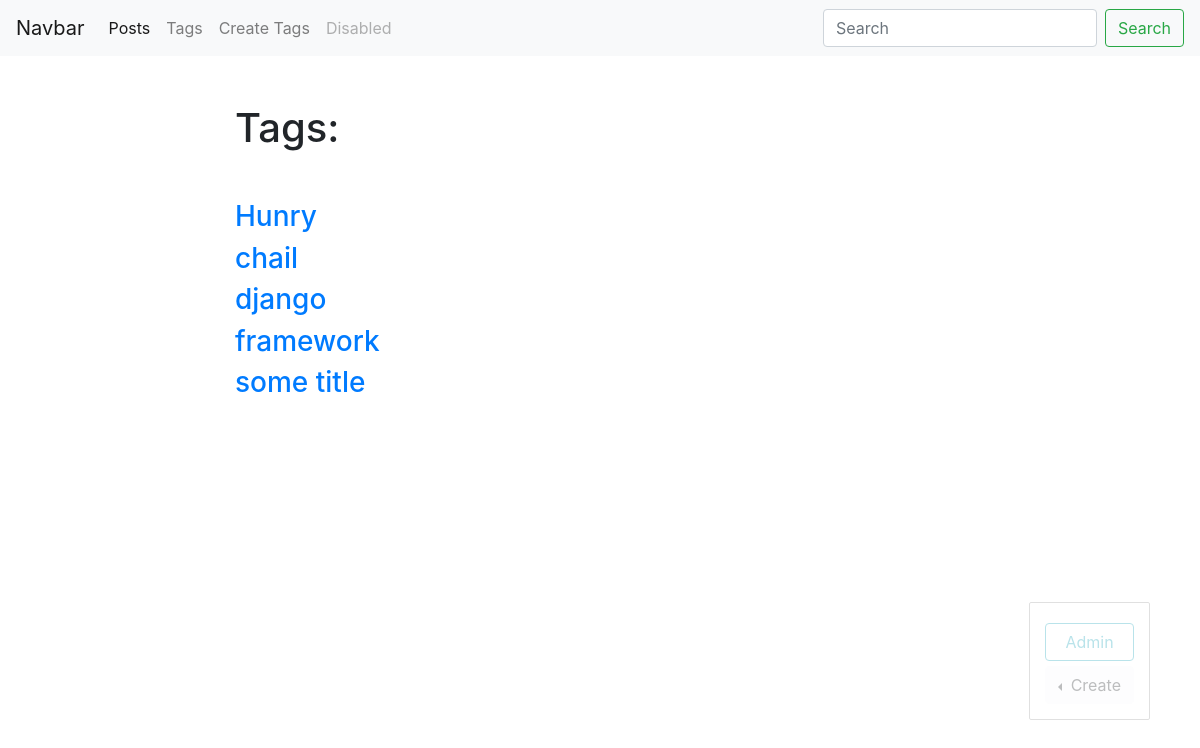
The app's page /blog/tags/ (signed in) with its own data.
### blog/models.py (models this page shows, shortened)
class Tag(models.Model):
	title = models.CharField(max_length = 50)
	slug = models.SlugField(max_length = 50, unique=True)
	def get_absolute_url(self):
		return reverse('tag_detail_url', kwargs={'slug': self.slug})
	class Meta:
		ordering = ['title']

### blog/views.py (the view)
# urls.py: path('tags/', tags_list, name = 'tags_list_url'),
def tags_list(request):
	tags = Tag.objects.all()
	return render(request, 'blog/tags_list.html', context = {'tags': tags})

### blog/templates/blog/tags_list.html (shortened to what this page needs)
{% extends 'blog/base_blog.html' %}
{% block content %}
	<h1 class="mb-5">Tags:</h1>
	{% for tag in tags %}
		<h3><a href="{{ tag.get_absolute_url }}">{{ tag.title }}</a></h3>
	{% endfor %}
{% endblock %}

### records on screen
Tag: title "Hunry"
Tag: title "chail"
Tag: title "django"
Tag: title "framework"
Tag: title "some title"
